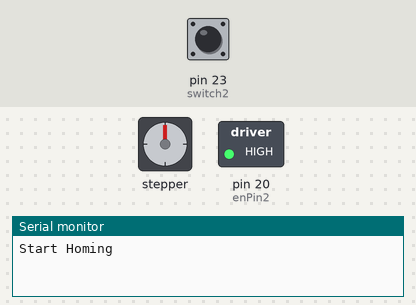
Recording of a sketch running on a simulated Arduino Mega 2560, built with avr-gcc and run on an emulated ATmega2560. On the bench: stepper motor, switched loads named in the sketch (green lamp = pin HIGH), the last lines printed to the serial monitor. The inputs (shaded band) are chosen by the test bench; at power-on: pin 23 (switch2) HIGH. Stepper angles assume 200 steps per turn.

Above: at 2.2 s.
2.3 s: pin 23 (switch2) pulled LOW for 0.15 s
At 7.0 s:
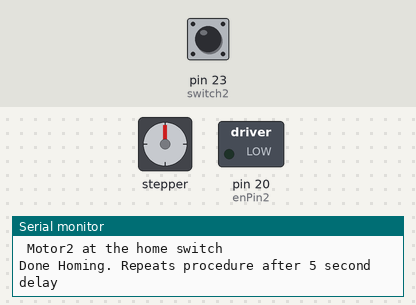
10.9 s: pin 23 (switch2) pulled LOW for 1 s
At 11.9 s:
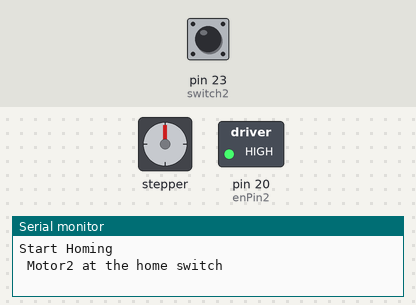
Timing chart, 0 to 65.9 s (numbered marks = the images above; inputs shaded):
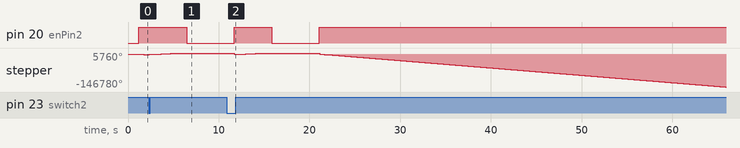

The sketch:

Test_Homing_Motor2_Hall_Sensor.ino
```cpp
/*  Test_Homing_Motor2_Hall_Sensor.ino
    When a stepper motor is turned on it has no knowledge of its position.
    By using a "Homing" sketch it can go to a specific location and other movements can
    be made from that starting loction.

    Uses SB_T41_4on_2ext board, DRV8825 stepper driver, stepper motor
    and a Hall Effect Magnetic Sensor such as from Hiletgo.com
    and a small magnet. Could use an Opto-interuptor or a mechanical switch but
    check polarity.
    The Teensy 4.1 is looking for a signal HIGH to LOW signal transition.

    Motor rotates until the magnet is within about 10mm of the Hall Sensor.
    The motor then stops and reverses direction to back off from the sensor, or switch,
    and moves to the final "HOME" position.
*/

#include "AccelStepper.h"
// AccelStepper() instantiation
// onboard DRV8825 driver
AccelStepper stepper2(1, 22, 21);    //stepper  2: step on IO-22, direction on IO-21
void setup()
{
  Serial.begin(115200);
  delay(1000);  // give time for the Serial Monitor to initialize
}

void loop()
{
  home_2();  // call the homing function
}

// declare the homing function

void home_2()
{
  Serial.println("Start Homing");
  delay(200);  // give time for the Serial Monitor to display

  // stepper 2 pins
  // define the Teensy pins used for homing stepper 2
  const int enPin2 = 20;    // T41 pin to !Sleep stepper 2 pin
  const int switch2 = 23;  // T41 pin to stepper 2 homing switch

  pinMode(enPin2, OUTPUT);
  digitalWrite(enPin2, HIGH);  // wake the stepper 2
  pinMode(switch2, INPUT_PULLUP);

  bool switch2_Status = false; // flag if true indicates stepper 2 moved to switch 2
  bool doneStatus2 = false;  // flag if true indicates stepper 2 done

  long initial_homing2 = -1; // position to move toward switch 2
  const int back_off_2 = 3200; // final position of stepper 2

  //  Set Max Speed and Acceleration of stepper 2 for homing
  stepper2.setMaxSpeed(3000);      // Set Max Speed of Stepper 2
  stepper2.setAcceleration(1500);  // Set Acceleration of Stepper 2

  bool allSwitchesHit = false;  // flag true if all steppers reached their homing switches
  bool doneHoming = false; // flag true if all steppers have backed off their homing switchs

  // *** Start Homing procedure of Stepper Motors at startup ***

  while (allSwitchesHit == false)	// Make the Stepper move until the switches are activated
  {
    if ( digitalRead(switch2) != 0 ) {
      stepper2.moveTo(initial_homing2);
      initial_homing2--;
      stepper2.run();
    }
    else {
      stepper2.setCurrentPosition(0);   // this is the new 0 position for stepper 2
      switch2_Status = true;
      Serial.println(" Motor2 at the home switch");
    }

    // *** all steppers hit their homing switches yet? ***
    if (switch2_Status == true )
    {
      allSwitchesHit = true;
    }

  } // *** end of while(allSwitchesHit == false) ***

  // move to face forward
  doneStatus2 = false;

  doneHoming = false;

  // Set speeds to use backing off the homing sensor switch
  stepper2.setMaxSpeed(1500);      // Set Max Speed of Stepper 2
  stepper2.setAcceleration(1000);  // Set Acceleration of Stepper 2

  while (doneHoming == false) {
    if (stepper2.currentPosition() != back_off_2) {
      stepper2.moveTo(back_off_2);	//move to face forward
      stepper2.run();
    }
    else {
      doneStatus2 = true;
    }

    if (doneStatus2 == true )
    {
      doneHoming = true;

      stepper2.setCurrentPosition(0);   // this is the new 0 position for stepper 2
      digitalWrite(enPin2, LOW);    // relax stepper 2

    } // *** end of if doneStatus_2
  }	// *** end of while(doneHoming) ***

  Serial.println("Done Homing. Repeats procedure after 5 second delay");
  delay(5000);

}	// *** end of home_2() ***
```

Measured:
- after the input at 2.3 s, pin 20 (enPin2): HIGH → LOW after 4.2 s
